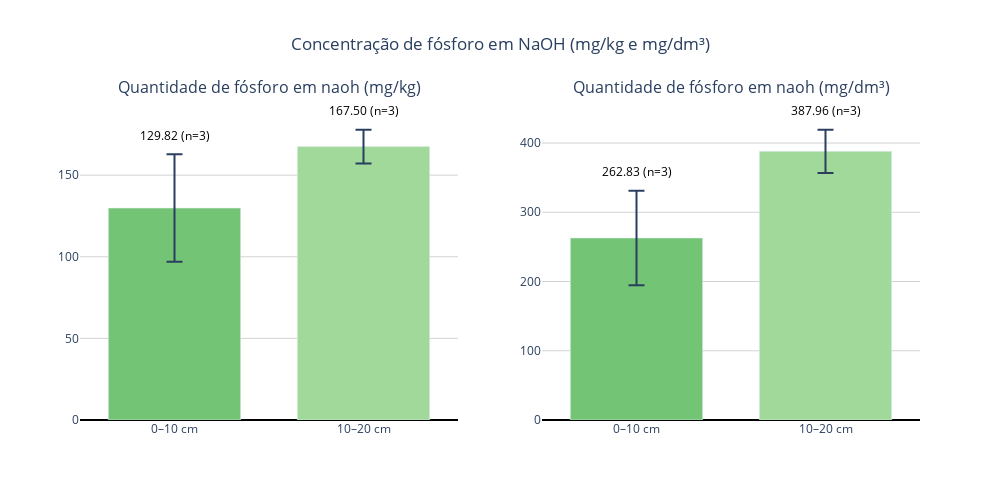

Here is the notebook cell this chart was saved with:
### Code cell
import numpy as np
import plotly.graph_objects as go
from plotly.subplots import make_subplots

# Função para limpar valores negativos (não mensuráveis)
def limpar(valores):
    arr = np.array(valores, dtype=float)
    arr[arr <= 0] = 0
    return arr

# --- Dados mg/kg ---
pi_0_10_mgkg = limpar([R1_0_10_naoh, R2_0_10_naoh, P2_0_10_naoh])
pi_10_20_mgkg = limpar([R1_10_20_naoh, R2_10_20_naoh, P2_10_20_naoh])

# --- Dados mg/dm³ ---
pi_0_10_mgdm3 = limpar([p_R1010, p_R2010, p_P2010])

pi_10_20_mgdm3 = limpar([p_R11020, p_R21020, p_P21020])

# --- Estatísticas ---
def calcular_estatisticas(dados):
    mean = np.nanmean(dados)
    std = np.nanstd(dados, ddof=1)
    n = np.sum(~np.isnan(dados))
    sem = std / np.sqrt(n) if n > 0 else np.nan
    return mean, sem, n

means_mgkg, sems_mgkg, ns_mgkg = zip(*[calcular_estatisticas(pi_0_10_mgkg),
                                       calcular_estatisticas(pi_10_20_mgkg)])
means_mgdm3, sems_mgdm3, ns_mgdm3 = zip(*[calcular_estatisticas(pi_0_10_mgdm3),
                                          calcular_estatisticas(pi_10_20_mgdm3)])

# Labels e cores
labels = ['0–10 cm', '10–20 cm']
colors = ['#74c476', '#a1d99b']

# --- Criar subplots lado a lado ---
fig = make_subplots(rows=1, cols=2, subplot_titles=[
    'Quantidade de fósforo em naoh (mg/kg)',
    'Quantidade de fósforo em naoh (mg/dm³)'
])

# --- Função auxiliar para adicionar texto acima da barra + erro ---
def criar_textos(means, sems, ns):
    textos = []
    y_pos = []
    max_val = max([m + s for m, s in zip(means, sems) if not np.isnan(m)])
    for m, s, n in zip(means, sems, ns):
        if np.isnan(m):
            textos.append('Não mensurável')
            y_pos.append(0.05 * max_val)
        else:
            textos.append(f'{m:.2f}\n(n={n})')
            y_pos.append(m + s + 0.03*max_val)  # deslocamento acima da barra + erro
    return textos, y_pos

texts_mgkg, y_mgkg = criar_textos(means_mgkg, sems_mgkg, ns_mgkg)
texts_mgdm3, y_mgdm3 = criar_textos(means_mgdm3, sems_mgdm3, ns_mgdm3)

# --- Gráfico mg/kg ---
fig.add_trace(go.Bar(
    x=labels,
    y=means_mgkg,
    error_y=dict(type='data', array=sems_mgkg, visible=True, thickness=2, width=8),
    marker_color=colors,
    text=texts_mgkg,
    textposition='none',
), row=1, col=1)

# --- Adiciona anotações acima da barra + erro (mg/kg) ---
for xi, yi, txt in zip(labels, y_mgkg, texts_mgkg):
    fig.add_annotation(
        x=xi,
        y=yi,
        text=txt,
        showarrow=False,
        font=dict(size=12, color='black'),
        xanchor='center',
        yanchor='bottom',
        row=1, col=1
    )

# --- Gráfico mg/dm³ ---
fig.add_trace(go.Bar(
    x=labels,
    y=means_mgdm3,
    error_y=dict(type='data', array=sems_mgdm3, visible=True, thickness=2, width=8),
    marker_color=colors,
    text=texts_mgdm3,
    textposition='none',
), row=1, col=2)

# --- Adiciona anotações acima da barra + erro (mg/dm³) ---
for xi, yi, txt in zip(labels, y_mgdm3, texts_mgdm3):
    fig.add_annotation(
        x=xi,
        y=yi,
        text=txt,
        showarrow=False,
        font=dict(size=12, color='black'),
        xanchor='center',
        yanchor='bottom',
        row=1, col=2
    )

# --- Layout ---
fig.update_layout(
    height=500,
    width=1000,
    showlegend=False,
    title_text="Concentração de fósforo em NaOH (mg/kg e mg/dm³)",
    title_x=0.5,
    bargap=0.3,
    plot_bgcolor='white',
    font=dict(size=12)
)

# Linhas de referência no zero
fig.update_yaxes(showgrid=True, gridcolor='lightgray', zeroline=True, zerolinecolor='black')

fig.show()

### Figure 1 — Plotly figure (JSON) as saved in the notebook; plotly's stock layout.template omitted (floating-point values rounded to 4 significant figures)
{"data": [{"error_y": {"array": [32.95, 10.34], "thickness": 2, "type": "data", "visible": true, "width": 8}, "marker": {"color": ["#74c476", "#a1d99b"]}, "text": ["129.82\n(n=3)", "167.50\n(n=3)"], "textposition": "none", "type": "bar", "x": ["0–10 cm", "10–20 cm"], "xaxis": "x", "y": [129.8, 167.5], "yaxis": "y"}, {"error_y": {"array": [68.39, 31.29], "thickness": 2, "type": "data", "visible": true, "width": 8}, "marker": {"color": ["#74c476", "#a1d99b"]}, "text": ["262.83\n(n=3)", "387.96\n(n=3)"], "textposition": "none", "type": "bar", "x": ["0–10 cm", "10–20 cm"], "xaxis": "x2", "y": [262.8, 388.0], "yaxis": "y2"}], "layout": {"annotations": [{"font": {"size": 16}, "showarrow": false, "text": "Quantidade de fósforo em naoh (mg/kg)", "x": 0.225, "xanchor": "center", "xref": "paper", "y": 1, "yanchor": "bottom", "yref": "paper"}, {"font": {"size": 16}, "showarrow": false, "text": "Quantidade de fósforo em naoh (mg/dm³)", "x": 0.775, "xanchor": "center", "xref": "paper", "y": 1, "yanchor": "bottom", "yref": "paper"}, {"font": {"color": "black", "size": 12}, "showarrow": false, "text": "129.82\n(n=3)", "x": "0–10 cm", "xanchor": "center", "xref": "x", "y": 168.1, "yanchor": "bottom", "yref": "y"}, {"font": {"color": "black", "size": 12}, "showarrow": false, "text": "167.50\n(n=3)", "x": "10–20 cm", "xanchor": "center", "xref": "x", "y": 183.2, "yanchor": "bottom", "yref": "y"}, {"font": {"color": "black", "size": 12}, "showarrow": false, "text": "262.83\n(n=3)", "x": "0–10 cm", "xanchor": "center", "xref": "x2", "y": 343.8, "yanchor": "bottom", "yref": "y2"}, {"font": {"color": "black", "size": 12}, "showarrow": false, "text": "387.96\n(n=3)", "x": "10–20 cm", "xanchor": "center", "xref": "x2", "y": 431.8, "yanchor": "bottom", "yref": "y2"}], "bargap": 0.3, "font": {"size": 12}, "height": 500, "plot_bgcolor": "white", "showlegend": false, "title": {"text": "Concentração de fósforo em NaOH (mg/kg e mg/dm³)", "x": 0.5}, "width": 1000, "xaxis": {"anchor": "y", "domain": [0, 0.45]}, "xaxis2": {"anchor": "y2", "domain": [0.55, 1]}, "yaxis": {"anchor": "x", "domain": [0, 1], "gridcolor": "lightgray", "showgrid": true, "zeroline": true, "zerolinecolor": "black"}, "yaxis2": {"anchor": "x2", "domain": [0, 1], "gridcolor": "lightgray", "showgrid": true, "zeroline": true, "zerolinecolor": "black"}}}
